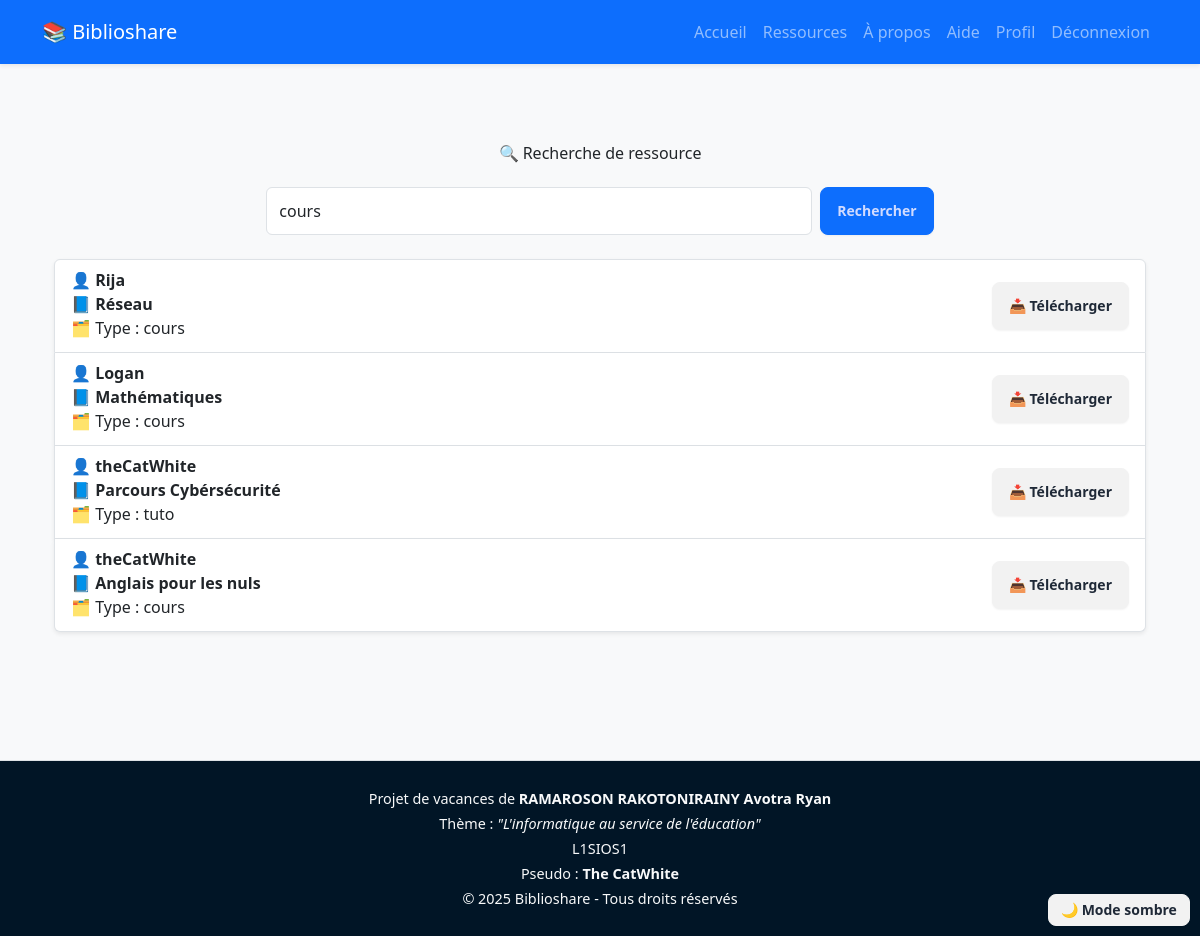
The page /fr/recherche_ressource/?q=cours (signed in) on the database as committed earlier.
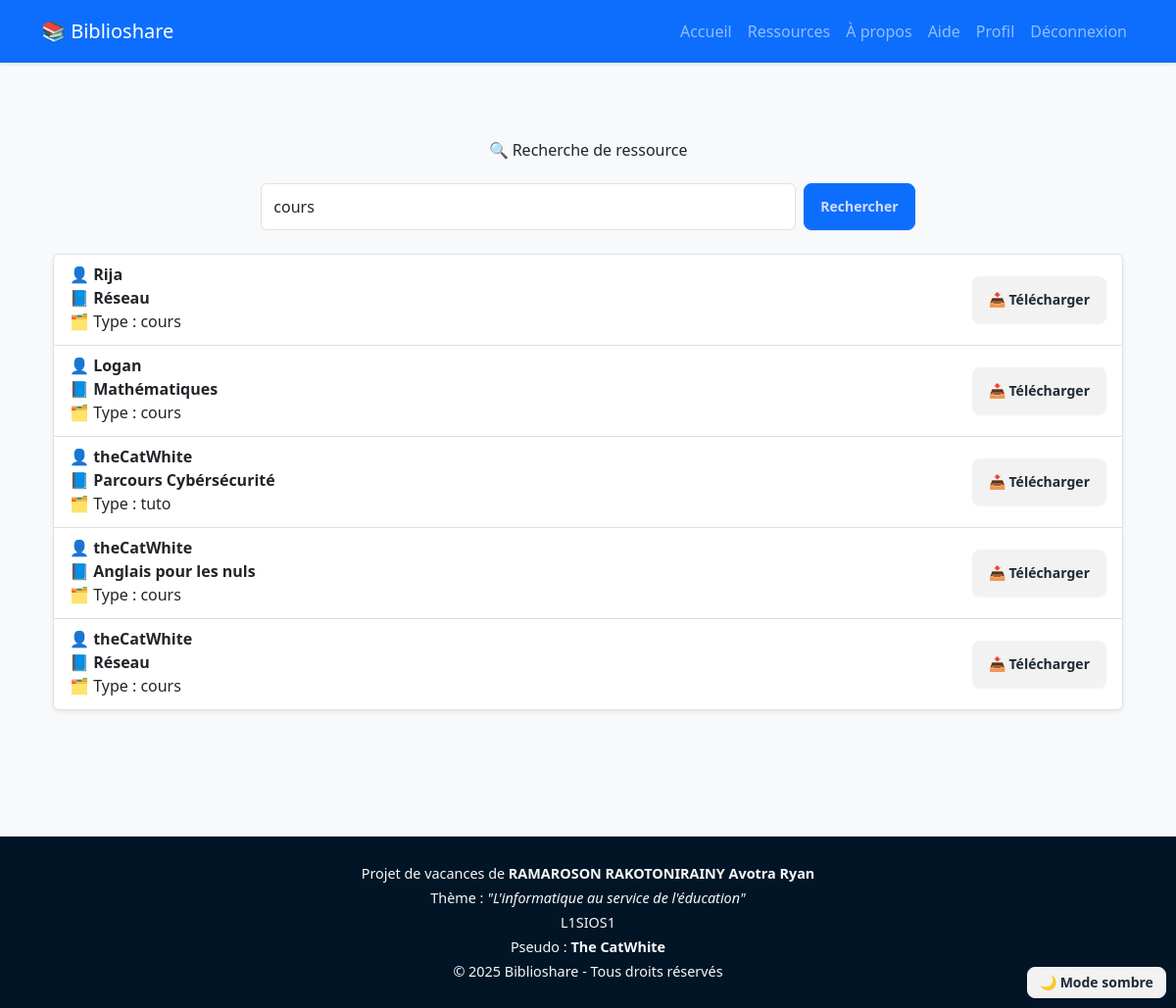
The same page on the database as committed later.
### Ressource/models.py (models this page shows, shortened)
class Ressource(models.Model):
    TYPE_CHOICES = [
        ('cours', 'Cours'),
        ('sujet', 'Sujet'),
        ('correction', 'Correction'),
        ('tuto', 'Tutoriel'),
        ('livre', 'Livre'),
    ]
    titre = models.CharField(max_length=255)
    fichier = models.FileField(upload_to="ressources/")
    type = models.CharField(max_length=20, choices=TYPE_CHOICES)
    date_ajout = models.DateTimeField(auto_now_add=True)
    proprietaire = models.ForeignKey(settings.AUTH_USER_MODEL, on_delete=models.CASCADE, related_name="ressources")

### Ressource/views.py (the view)
# urls.py: path('recherche_ressource/', views.recherche_ressource, name='recherche_ressource'),
@login_required
def recherche_ressource(request):
    query = request.GET.get('q', '')
    ressources = []
    if query:
        ressources = Ressource.objects.filter(
            Q(titre__icontains=query) |
            Q(type__icontains=query) |
            Q(proprietaire__username__icontains=query)
        )
    return render(request, 'ressource/recherche_ressource.html', {
        'ressources': ressources,
        'query': query,
    })

### templates/ressource/recherche_ressource.html (shortened to what this page needs)
{% extends "user/base.html" %}
{% load i18n %}
{% block content %}
<div class="container my-5">
  <h1 class="text-center mb-4">{% trans "🔍 Recherche de ressource" %}</h1>
  <form method="get" class="d-flex justify-content-center mb-4">
    <input type="text" name="q" class="form-control w-50 me-2" placeholder="{% trans "Rechercher une ressource ou un utilisateur..." %}" value="{{ query }}">
    <button type="submit" class="btn btn-primary">{% trans "Rechercher" %}</button>
  </form>
  {% if ressources %}
    <ul class="list-group">
      {% for ressource in ressources %}
        <li class="list-group-item d-flex justify-content-between align-items-center shadow-sm">
          <div>
            <a href="{% url 'utilisateur:profil_utilisateur' ressource.proprietaire.id %}" class="fw-bold text-decoration-none">
              👤 {{ ressource.proprietaire.username }}
            </a>
            <p class="mb-1">
              📘 <strong>{{ ressource.titre }}</strong> <br>
              🗂️ Type : {{ ressource.type }}
            </p>
          </div>
          <a href="{{ ressource.fichier.url }}" class="btn btn-outline-primary">📥 {% trans "Télécharger" %}</a>
        </li>
      {% endfor %}
    </ul>
  {% elif query %}
    <p class="text-center text-muted mt-4">{% trans "Aucune ressource trouvée pour" %} <strong>"{{ query }}"</strong>.</p>
  {% endif %}
</div>
{% endblock %}

Rows that differ between the two databases and show on the page:
added Ressource: proprietaire.username "theCatWhite", titre "Réseau", type "cours"
